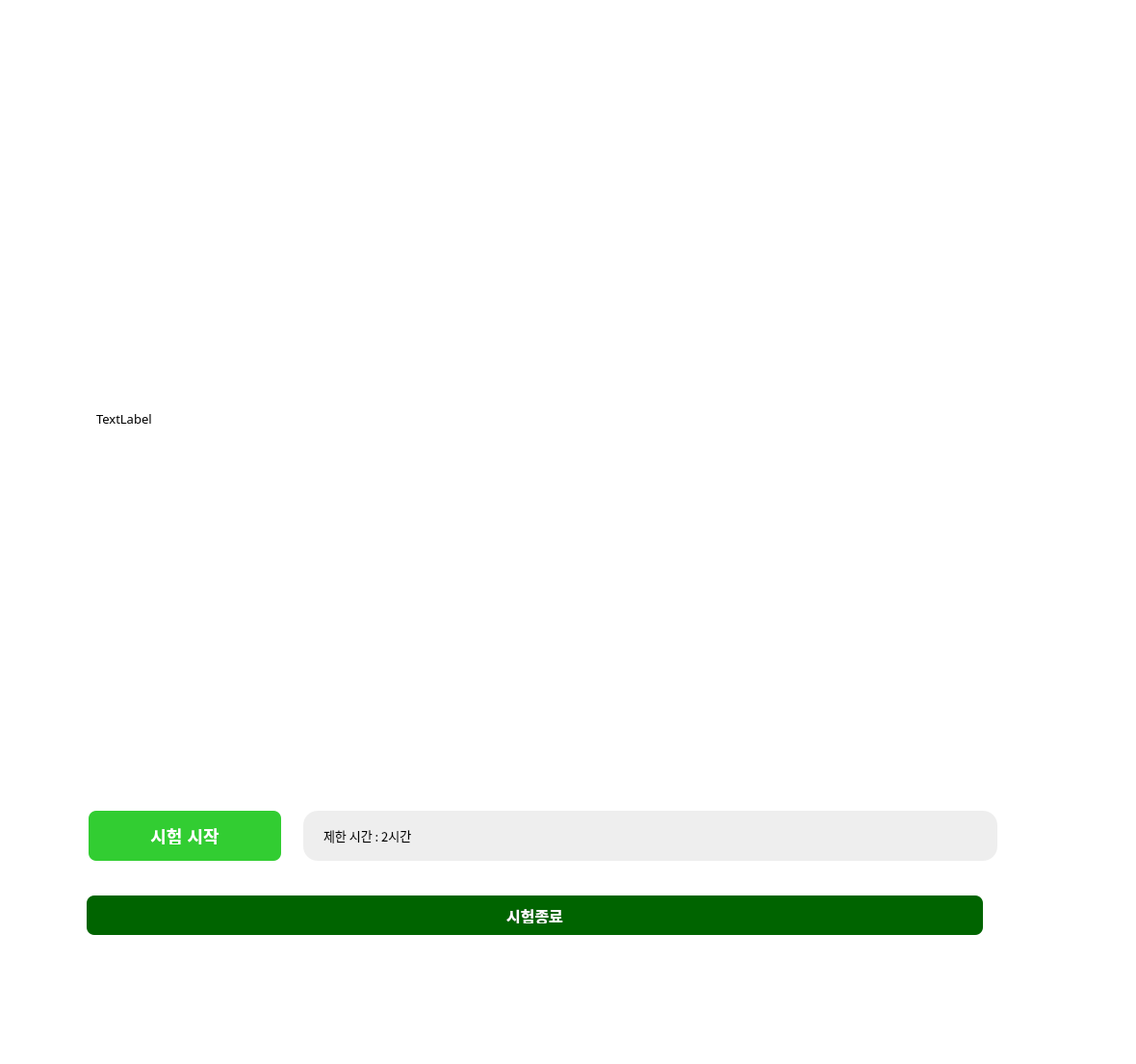
<?xml version="1.0" encoding="UTF-8"?>
<ui version="4.0">
 <class>Dialog</class>
 <widget class="QDialog" name="Dialog">
  <property name="geometry">
   <rect>
    <x>0</x>
    <y>0</y>
    <width>1180</width>
    <height>1105</height>
   </rect>
  </property>
  <property name="windowTitle">
   <string>Dialog</string>
  </property>
  <property name="styleSheet">
   <string notr="true">background-color: white;
</string>
  </property>
  <widget class="QLabel" name="image_label">
   <property name="geometry">
    <rect>
     <x>100</x>
     <y>60</y>
     <width>1000</width>
     <height>750</height>
    </rect>
   </property>
   <property name="minimumSize">
    <size>
     <width>1000</width>
     <height>750</height>
    </size>
   </property>
   <property name="font">
    <font>
     <family>맑은 고딕</family>
     <pointsize>10</pointsize>
    </font>
   </property>
   <property name="text">
    <string>TextLabel</string>
   </property>
  </widget>
  <widget class="QPushButton" name="finish_button">
   <property name="geometry">
    <rect>
     <x>90</x>
     <y>930</y>
     <width>931</width>
     <height>41</height>
    </rect>
   </property>
   <property name="font">
    <font>
     <pointsize>-1</pointsize>
     <weight>75</weight>
     <bold>true</bold>
    </font>
   </property>
   <property name="styleSheet">
    <string notr="true">QPushButton {
	background-color: #006400	;
	color: white;
	font-size: 16px;
	font-weight: bold;
	border-radius: 8px;
	border: none;
	padding: 12px 20px;
}
        
QPushButton:hover {
	background-color: #45a049;
}
        
QPushButton:pressed {
	background-color: #3e8e41;
}

QPushButton:disabled {
	background-color: #CCCCCC;
	color: #999999;
	font-size: 16px;
	font-weight: bold;
	border-radius: 8px;
	border: none;
	padding: 12px 20px
}
</string>
   </property>
   <property name="text">
    <string>시험종료</string>
   </property>
  </widget>
  <widget class="QLabel" name="timer_label">
   <property name="geometry">
    <rect>
     <x>315</x>
     <y>842</y>
     <width>721</width>
     <height>52</height>
    </rect>
   </property>
   <property name="minimumSize">
    <size>
     <width>440</width>
     <height>0</height>
    </size>
   </property>
   <property name="font">
    <font>
     <family>맑은 고딕</family>
     <pointsize>10</pointsize>
    </font>
   </property>
   <property name="styleSheet">
    <string notr="true">background-color: #eee;
border: none;
padding: 12px 18px;
margin: 0px 0;
width: 100%;
border-radius: 15px;</string>
   </property>
   <property name="text">
    <string>제한 시간 : 2시간</string>
   </property>
  </widget>
  <widget class="QPushButton" name="start_button">
   <property name="geometry">
    <rect>
     <x>92</x>
     <y>842</y>
     <width>200</width>
     <height>52</height>
    </rect>
   </property>
   <property name="minimumSize">
    <size>
     <width>200</width>
     <height>0</height>
    </size>
   </property>
   <property name="font">
    <font>
     <pointsize>-1</pointsize>
     <weight>75</weight>
     <bold>true</bold>
    </font>
   </property>
   <property name="styleSheet">
    <string notr="true">QPushButton {
	background-color: #32cd32;
	color: white;
	font-size: 18px;
	font-weight: bold;
	border-radius: 8px;
	border: none;
	padding: 17px 20px;
}
        
QPushButton:hover {
	background-color: #45a049;
}
        
QPushButton:pressed {
	background-color: #3e8e41;
}

QPushButton:disabled {
	background-color: #CCCCCC;
	color: #999999;
	font-size: 16px;
	font-weight: bold;
	border-radius: 8px;
	border: none;
	padding: 17px 20px
}
</string>
   </property>
   <property name="text">
    <string>시험 시작</string>
   </property>
  </widget>
 </widget>
 <resources/>
 <connections/>
</ui>
